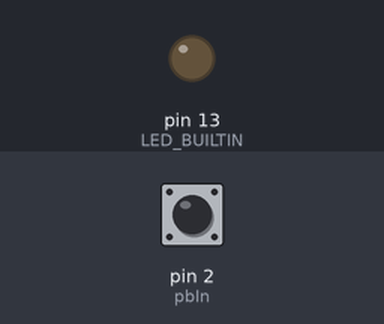
Bench run of a sketch on a simulated Arduino Uno, built with avr-gcc and run on an emulated ATmega328P. Shown: output pins drawn as LEDs (lit = HIGH). Dashed ring = blinking. The inputs (shaded band) are chosen by the test bench; at power-on: pin 2 (pbIn) HIGH. What the sketch prints to the serial monitor is not drawn.

Above: at 1.2 s.
1.3 s: pin 2 (pbIn) pulled LOW for 0.15 s
At 1.5 s:
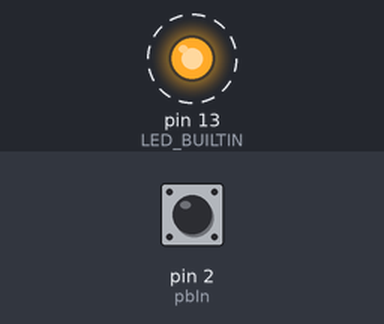
4.3 s: pin 2 (pbIn) pulled LOW for 1 s
At 6.4 s:
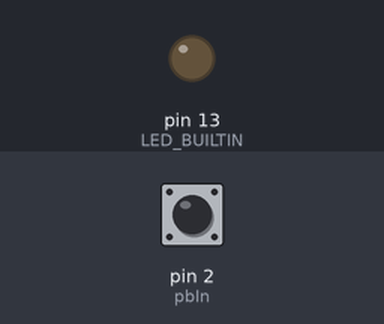
7.3 s: pin 2 (pbIn) pulled LOW for 3.2 s
At 10.75 s:
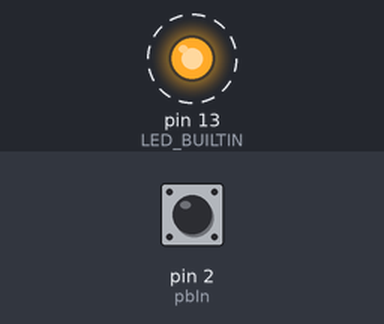
Timing chart, 0 to 18.5 s (numbered marks = the images above; inputs shaded):
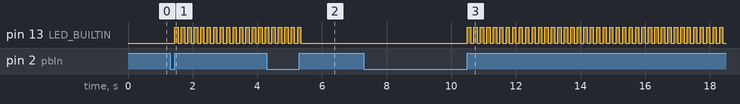

The sketch:

interrupt.ino
```cpp
//#include <Serial.h>

int pbIn = 2;
volatile int state = LOW;


void setup() {
  // put your setup code here, to run once:
  pinMode(LED_BUILTIN, OUTPUT);
  pinMode(pbIn, INPUT_PULLUP);
  attachInterrupt(digitalPinToInterrupt(pbIn), stateChange, RISING);
  Serial.begin(9600);
}

void loop() {
  // put your main code here, to run repeatedly:
  /*for(int i = 0; i < 100; i++)
  {
    delay(10);
  }*/
  if (state == HIGH)
  {
    digitalWrite(LED_BUILTIN, HIGH);   // turn the LED on (HIGH is the voltage level)
  delay(100);                       // wait for a second
  digitalWrite(LED_BUILTIN, LOW);    // turn the LED off by making the voltage LOW
  delay(100);
  }
  else
    digitalWrite(LED_BUILTIN,LOW);

}

void stateChange()
{
  state =! state;
  //state = digitalRead(pbIn);
  //digitalWrite(LED_BUILTIN, state);
  Serial.print(state);

}
```

Measured:
- after the input at 1.3 s, pin 13 (LED_BUILTIN): alternates HIGH for 0.10 s and LOW for 0.10 s, starting after 0.15 s
- after the input at 4.3 s, pin 13 (LED_BUILTIN): goes on until 5.4 s, then stays LOW
- after the input at 7.3 s, pin 13 (LED_BUILTIN): alternates HIGH for 0.10 s and LOW for 0.10 s, starting after 3.2 s
